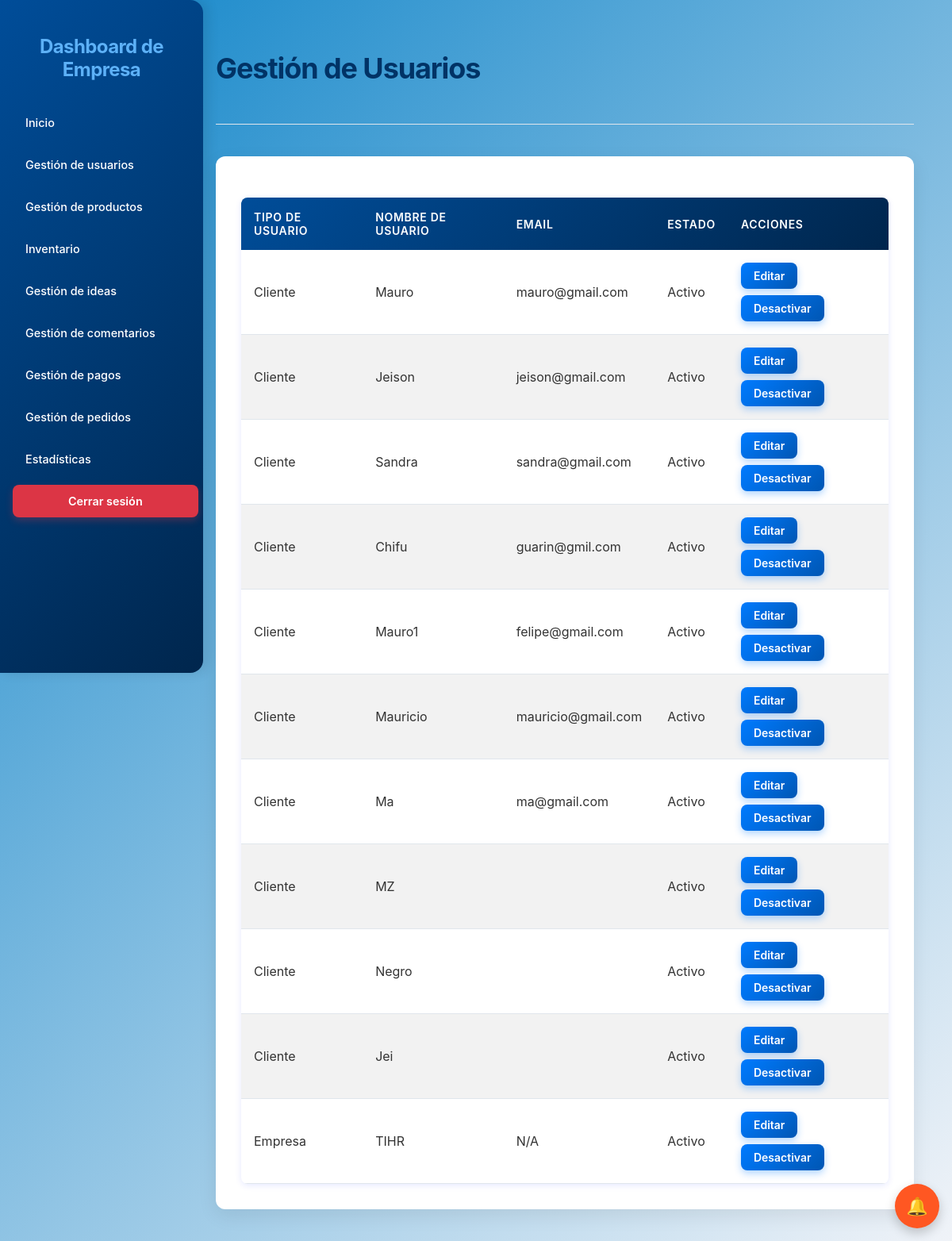
Page /usuarios/ (signed in) on the committed database.
### core/models.py (models this page shows, shortened)
class UserClientes(models.Model):
    usernameCliente = models.CharField(max_length=100, unique=True)
    passwordCliente = models.CharField(max_length=100)
    email = models.CharField(max_length=100)
    is_active = models.BooleanField(default=True)
    last_modified = models.DateTimeField(auto_now=True)
    status_changed_at = models.DateTimeField(null=True, blank=True)
    foto_perfil = models.ImageField(upload_to='uploads/perfiles/', blank=True, null=True)
    nombre_completo = models.CharField(max_length=200, blank=True, null=True)
    telefono = models.CharField(max_length=20, blank=True, null=True)
    direccion = models.CharField(max_length=300, blank=True, null=True)
    ciudad = models.CharField(max_length=100, blank=True, null=True)
    departamento = models.CharField(max_length=100, blank=True, null=True)
    codigo_postal = models.CharField(max_length=10, blank=True, null=True)

class UserEmpresa(models.Model):
    usernameEmpresa = models.CharField(max_length=100, unique=True)
    passwordEmpresa = models.CharField(max_length=100)
    is_active = models.BooleanField(default=True)
    last_modified = models.DateTimeField(auto_now=True)
    status_changed_at = models.DateTimeField(null=True, blank=True)

### Empresas/views.py (the view)
# urls.py: path('usuarios/', views.usuarios_view, name='usuarios'),
@ensure_csrf_cookie
def usuarios_view(request):
    if 'usernameEmpresa' not in request.session:
        messages.error(request, 'Debes iniciar sesión como empresa')
        return redirect('loginEmpresa')
    users = UserClientes.objects.all()
    empresas = UserEmpresa.objects.all()
    context = {
        'users': users,
        'empresas': empresas,
        'csrf_token': get_token(request)
    }
    return render(request,'Empresas/usuarios2.html', context)

### core/context_processors.py (called while the page is built, shortened)
def idea_notifications(request):
    username_cliente = request.session.get('usernameCliente')
    username_empresa = request.session.get('usernameEmpresa')
    has_notif = False
    try:
        if username_cliente:
            has_notif = MensajeIdea.objects.filter(
                idea__autor=username_cliente,
                remitente_tipo='empresa',
                leido=False
            ).exists()
    except Exception as e:
        print(f"Error en idea_notifications: {str(e)}")
        has_notif = False
    return {
        'has_idea_notifications': has_notif
    }

### Empresas/templates/Empresas/usuarios2.html (shortened to what this page needs)
<!DOCTYPE html>
<html lang="es">
<head>
    {% load static %}
    <link rel="stylesheet" href="{% static 'Empresas/css/styles3.css' %}">
    <link rel="stylesheet" href="{% static 'Empresas/css/usuarios.css' %}">
</head>
<body>
    <div class="dashboard-container">
        <aside>
            <h2>Dashboard de Empresa</h2>
            <nav>
                <ul>
                    <li><a href="{% url 'dashboardEmpresa' %}">Inicio</a></li>
                    <li><a href="{% url 'usuarios' %}">Gestión de usuarios</a></li>
                    <li><a href="{% url 'GestiProductos' %}">Gestión de productos</a></li>
                    <li><a href="{% url 'inventario' %}">Inventario</a></li>
                    <li><a href="{% url 'empresa_ideas' %}">Gestión de ideas</a></li>
                    <li><a href="{% url 'empresa_comentarios' %}">Gestión de comentarios</a></li>
                    <li><a href="{% url 'gestion_pagos' %}">Gestión de pagos</a></li>
                    <li><a href="{% url 'gestion_pedidos' %}">Gestión de pedidos</a></li>
                    <li><a href="{% url 'estadisticas' %}">Estadísticas</a></li>
                </ul>
            </nav>
            <a href="{% url 'logout' %}" class="logout-button">Cerrar sesión</a>
        </aside>
        <main>
            <header>
                <h1>Gestión de Usuarios</h1>
            </header>
            <div class="table-container">
                <table>
                    <thead>
                        <tr>
                            <th>Tipo de Usuario</th>
                            <th>Nombre de Usuario</th>
                            <th>Email</th>
                            <th>Estado</th>
                            <th>Acciones</th>
                        </tr>
                    </thead>
                    <tbody>
                        {% for user in users %}
                        <tr>
                            <td>Cliente</td>
                            <td>{{ user.usernameCliente }}</td>
                            <td>{{ user.email }}</td>
                            <td>{% if user.is_active %}Activo{% else %}Inactivo{% endif %}</td>
                            <td class="action-links">
                                <a href="#" class="button edit-user" data-id="{{ user.id }}" data-type="cliente">Editar</a>
                                {% if user.is_active %}
                                <a href="#" class="button disable-user" data-id="{{ user.id }}" data-type="cliente">Desactivar</a>
                                {% else %}
                                <a href="#" class="button enable-user" data-id="{{ user.id }}" data-type="cliente">Activar</a>
                                {% endif %}
                            </td>
                        </tr>
                        {% endfor %}
                        {% for empresa in empresas %}
                        <tr>
                            <td>Empresa</td>
                            <td>{{ empresa.usernameEmpresa }}</td>
                            <td>N/A</td>
                            <td>{% if empresa.is_active %}Activo{% else %}Inactivo{% endif %}</td>
                            <td class="action-links">
                                <a href="#" class="button edit-user" data-id="{{ empresa.id }}" data-type="empresa">Editar</a>
                                {% if empresa.is_active %}
                                <a href="#" class="button disable-user" data-id="{{ empresa.id }}" data-type="empresa">Desactivar</a>
                                {% else %}
                                <a href="#" class="button enable-user" data-id="{{ empresa.id }}" data-type="empresa">Activar</a>
                                {% endif %}
                            </td>
                        </tr>
                        {% endfor %}
                    </tbody>
                </table>
            </div>
        </main>
    </div>
{% load static %}
<link rel="stylesheet" href="{% static 'core/css/floating.css' %}">
<link rel="stylesheet" href="{% static 'core/css/notificaciones.css' %}">
<a id="floating-notif-btn-empresa" class="floating-btn floating-notif" style="display: flex;" title="Notificaciones" onclick="event.preventDefault(); abrirNotificaciones();">
    <span class="fb-icon">🔔</span>
</a>
{% include 'core/modal_notificaciones.html' %}
</body>
</html>

### Empresas/static/Empresas/css/styles3.css (style rules this page uses)
body { font-family: 'Inter', sans-serif; background: linear-gradient(135deg, #1085c9 0%, #f0f3f8 100%); margin: 0; padding: 0; }
.dashboard-container { min-height: 100vh; display: flex; }
aside { background: linear-gradient(135deg, #004d99, #00264d); color: #ffffff; padding: 1.5rem 1rem; border-top-right-radius: 1rem; border-bottom-right-radius: 1rem; box-shadow: 6px 0 15px rgba(0, 0, 0, 0.1); display: flex; flex-direction: column; width: 14rem; min-width: 14rem; max-width: 14rem; height: 100vh; position: fixed; left: 0; top: 0; overflow-y: auto; flex-shrink: 0; }
aside nav { flex-grow: 0; }
aside nav ul { list-style: none; padding: 0; margin: 0; }
aside h2 { font-size: 1.5rem; font-weight: 700; margin-bottom: 2rem; color: #5db1f7; letter-spacing: -0.025em; text-align: center; }
aside nav ul li { margin-bottom: 0.75rem; }
aside nav ul li a { display: flex; align-items: center; padding: 0.75rem 1rem; border-radius: 0.5rem; transition: background-color 0.3s ease, color 0.3s ease, transform 0.2s ease; color: #ffffff; text-decoration: none; font-weight: 500; font-size: 0.9rem; }
.logout-button { display: block; width: 90%; margin: 0 auto; text-align: center; padding: 0.75rem 1rem; background-color: #dc3545; color: white; font-weight: 600; font-size: 0.9rem; border-radius: 0.5rem; transition: background-color 0.3s ease, transform 0.2s ease; box-shadow: 0 4px 10px rgba(220, 53, 69, 0.3); text-decoration: none; }
main { flex-grow: 1; padding: 2.5rem 3rem; overflow-y: auto; margin-left: 14rem; min-height: 100vh; width: calc(100% - 14rem); box-sizing: border-box; }
main header { margin-bottom: 2.5rem; display: flex; justify-content: space-between; align-items: center; padding-bottom: 1.5rem; border-bottom: 1px solid #e0e6ec; max-width: 1400px; }
main h1 { font-size: 2.25rem; font-weight: 700; color: #003366; letter-spacing: -0.03em; }
.table-container { background: white; border-radius: 12px; padding: 2rem; box-shadow: 0 8px 25px rgba(0, 0, 0, 0.08); overflow-x: auto; max-width: 1400px; }
table { width: 100%; border-collapse: collapse; margin-top: 20px; box-shadow: 0 2px 8px rgba(0, 38, 255, 0.1); background-color: #fff; border-radius: 8px; overflow: hidden; }
thead { background: linear-gradient(135deg, #004d99, #00264d); color: #fff; }
th { padding: 1rem; text-align: left; font-weight: 600; text-transform: uppercase; font-size: 0.875rem; letter-spacing: 0.05em; }
tbody tr { border-bottom: 1px solid #e0e6ec; }
tbody tr:nth-child(even) { background-color: #f2f2f2; }
td { padding: 1rem; color: #333; }
.action-links { display: flex; gap: 0.5rem; flex-wrap: wrap; }
.action-links a { text-decoration: none; font-weight: 600; }
.action-links .button { padding: 0.5rem 1rem; font-size: 0.875rem; }
.button { background: linear-gradient(135deg, #007BFF, #0056b3); color: white; font-weight: 600; padding: 0.75rem 1.5rem; border-radius: 0.5rem; border: none; cursor: pointer; transition: background-color 0.3s ease, transform 0.2s ease, box-shadow 0.2s ease; box-shadow: 0 4px 10px rgba(0, 123, 255, 0.3); text-decoration: none; display: inline-block; }
td:last-child { white-space: nowrap; }

### Empresas/static/Empresas/css/usuarios.css (style rules this page uses)
.action-links .edit-user { background-color: #5d9cec; }
.action-links .disable-user { background-color: #e76f51; }

### static/core/css/floating.css (style rules this page uses)
.floating-btn { pointer-events: auto; display: flex; align-items: center; justify-content: center; position: relative; width: 56px; height: 56px; border-radius: 50%; background: #007bff; color: white; text-decoration: none; box-shadow: 0 6px 14px rgba(0,0,0,0.2); transition: transform .15s ease, opacity .15s ease; }
.floating-btn .fb-icon { font-size: 22px; }
.floating-notif { position: fixed; bottom: 16px; right: 16px; background: #ff5722; }

### rows in the picture
UserClientes: usernameCliente "Mauro", email "mauro@gmail.com", is_active "Activo"
UserClientes: usernameCliente "Jeison", email "jeison@gmail.com", is_active "Activo"
UserClientes: usernameCliente "Sandra", email "sandra@gmail.com", is_active "Activo"
UserClientes: usernameCliente "Chifu", email "guarin@gmil.com", is_active "Activo"
UserClientes: usernameCliente "Mauro1", email "felipe@gmail.com", is_active "Activo"
UserClientes: usernameCliente "Mauricio", email "mauricio@gmail.com", is_active "Activo"
UserClientes: usernameCliente "Ma", email "ma@gmail.com", is_active "Activo"
UserClientes: usernameCliente "MZ", is_active "Activo"
UserClientes: usernameCliente "Negro", is_active "Activo"
UserClientes: usernameCliente "Jei", is_active "Activo"
UserEmpresa: usernameEmpresa "TIHR", is_active "Activo"
